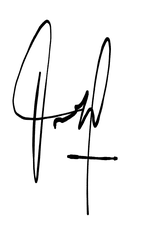
#> input picture DATASET/train/Ainun Putri/ainun putri_2.png, 150 x 250 px, found by its file name; its folder holds only this picture in this run
$ jupyter execute --allow-errors 'Data_engineer_(dataset2).ipynb'
#> lines starting #> are read from the running program, lines starting #| are printed output that depends on the picture; after the words box and inside, x2 and y2 are one past the last pixel; in counts of white or black regions, pixels touching at a corner belong together
# Perkenalan:<br>
**Nama**<br>
Affan Anitya sebagai *Data Scientist 1*,<br>
Aqsal Herdi sebagai *Data Scientist 2*,<br>
Lia Kurniawati sebagai *Data Analyst*,<br>
Yuana Inka sebagai *Data Engineer*<br>
<br>
**Batch:** FTDS HCK-024

**Penulis Notebook:** Yuana Inka

[cell 1]
import os
import cv2
import numpy as np

def preprocess_signature(image_path, size=(256, 256)):
    """Preprocessing gambar tanda tangan sebelum digunakan dalam model"""
#> called with image_path = 'train/Ainun Putri/ainun putri_2.png', size = (256, 256)
    # Convert to grayscale
    image = cv2.imread(image_path, cv2.IMREAD_GRAYSCALE)
#> image is the input picture: shape (250, 150); min 0, max 255, mean 242.8

    # Resize gambar
    image = cv2.resize(image, size, interpolation=cv2.INTER_AREA)
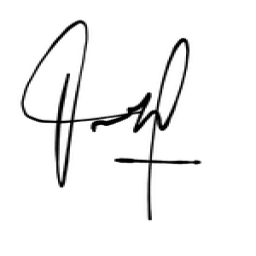
#> image: shape (256, 256); min 0, max 255, mean 242.8

    # Normalisasi dan thresholding
    image = image.astype(np.float32) / 255.0
    image_uint8 = (image * 255).astype(np.uint8)
    _, image = cv2.threshold(image_uint8, 200, 255, cv2.THRESH_BINARY + cv2.THRESH_OTSU)
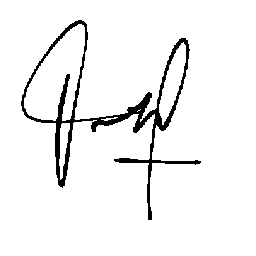
#> image: shape (256, 256); 94.7% white; 1 black region, box (x1, y1, x2, y2) and area: (21, 20, 201, 220) 3490

    # Pastikan latar belakang putih dan tanda tangan hitam
    if np.mean(image) < 127:  # Invert gambar jika perlu
        image = cv2.bitwise_not(image)

    # Ekstrak kontur dan fokus pada tanda tangan
    contours, _ = cv2.findContours(image, cv2.RETR_EXTERNAL, cv2.CHAIN_APPROX_SIMPLE)
#> contours = [[[0, 0], [0, 255], [255, 255], [255, 0]]]
    if contours:
        x, y, w, h = cv2.boundingRect(max(contours, key=cv2.contourArea))
#> x = 0; y = 0; w = 256; h = 256
        image = image[y:y+h, x:x+w]  # Cropping

    # Inversi background (background hitam, tanda tangan putih)
    inverted_image = cv2.bitwise_not(image)

    return (image / 255.0).astype(np.float32), (inverted_image / 255.0).astype(np.float32)

def augment_image(image):
    augmented_images = []

    # PENCERAHAN GAMBAR (Brightness Adjustment)
    def brighten_image(img, alpha=1.5, beta=40):
#> called with alpha = 1.5, beta = 40
        return cv2.convertScaleAbs(img, alpha=alpha, beta=beta)

    brightened = brighten_image(image)
    augmented_images.append(brightened)

    # VARIASI KONTRAS (Kontras lebih tinggi atau rendah)
    contrast_high = brighten_image(image, alpha=2.0, beta=0)
    contrast_low = brighten_image(image, alpha=0.8, beta=0)
    augmented_images.append(contrast_high)
    augmented_images.append(contrast_low)

    # DILATION & EROSION (Tapi lebih ringan dari sebelumnya)
    kernel = np.ones((2,2), np.uint8)
    dilated = cv2.dilate(image, kernel, iterations=1)
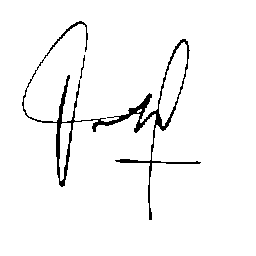
#> dilated: shape (256, 256); 96.4% white; 2 black regions, box (x1, y1, x2, y2) and area: (22, 21, 201, 220) 2303, (80, 55, 85, 79) 32
    eroded = cv2.erode(image, kernel, iterations=1)
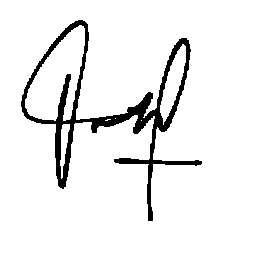
#> eroded: shape (256, 256); 92.9% white; 1 black region, box (x1, y1, x2, y2) and area: (21, 20, 202, 221) 4635
    augmented_images.append(dilated)
    augmented_images.append(eroded)

    # RESIZE VARIATIONS
    resized_small = cv2.resize(image, (128, 128), interpolation=cv2.INTER_AREA)
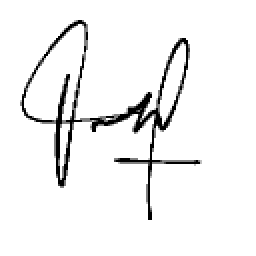
#> resized_small: shape (128, 128) (shown 2 times larger); min 0, max 255, mean 241.4
    resized_large = cv2.resize(image, (512, 512), interpolation=cv2.INTER_LINEAR)
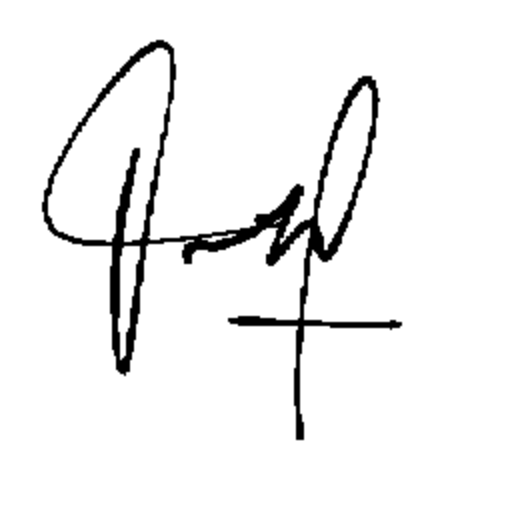
#> resized_large: shape (512, 512); min 0, max 255, mean 241.4
    augmented_images.append(resized_small)
    augmented_images.append(resized_large)

    # GAUSSIAN NOISE (Simulasi blur/gangguan sensor)
    def add_gaussian_noise(img, mean=0, sigma=20):
#> called with mean = 0, sigma = 20
        noise = np.random.normal(mean, sigma, img.shape).astype(np.uint8)
        noisy_image = cv2.add(img, noise)
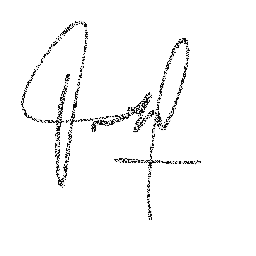
#> noisy_image: shape (256, 256); min 0, max 255, mean 248
        return noisy_image

    gaussian_noisy = add_gaussian_noise(image)
    augmented_images.append(gaussian_noisy)

    # SALT & PEPPER NOISE (Simulasi bercak acak)
    def add_salt_and_pepper(img, salt_prob=0.02, pepper_prob=0.02):
#> called with salt_prob = 0.02, pepper_prob = 0.02
        noisy_img = img.copy()
        total_pixels = img.size
#> total_pixels = 65536
        num_salt = int(total_pixels * salt_prob)
#> num_salt = 1310
        num_pepper = int(total_pixels * pepper_prob)
#> num_pepper = 1310

        # Tambahkan salt (titik putih)
        coords = [np.random.randint(0, i - 1, num_salt) for i in img.shape]
        noisy_img[coords[0], coords[1]] = 255
#> noisy_img: shape (256, 256); 94.8% white; 1 black region, box (x1, y1, x2, y2) and area: (21, 20, 201, 220) 3421

        # Tambahkan pepper (titik hitam)
        coords = [np.random.randint(0, i - 1, num_pepper) for i in img.shape]
        noisy_img[coords[0], coords[1]] = 0
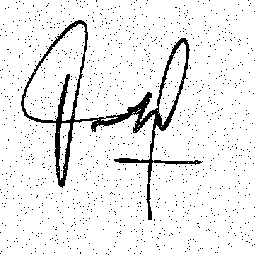
#> noisy_img: shape (256, 256); 92.9% white; 1101 black regions (1100 under 20 px), largest, box (x1, y1, x2, y2) and area: (21, 20, 203, 220) 3479

        return noisy_img

    salt_pepper_noisy = add_salt_and_pepper(image)
    augmented_images.append(salt_pepper_noisy)

    return augmented_images

def preprocess_all_images(input_folder, output_folder):
    """Proses semua gambar di folder input, simpan hasil di folder output"""
    os.makedirs(output_folder, exist_ok=True)

    for folder_name in os.listdir(input_folder):
        folder_path = os.path.join(input_folder, folder_name)

        if os.path.isdir(folder_path):
            first_name = folder_name.split()[0]  # Extract first name
            destination_path = os.path.join(output_folder, folder_name)
            os.makedirs(destination_path, exist_ok=True)

            for idx, file_name in enumerate(os.listdir(folder_path), start=1):
                source_file = os.path.join(folder_path, file_name)
                new_file_name = f"{first_name}_{idx}.jpg"
                destination_file = os.path.join(destination_path, new_file_name)
                destination_file_inverted = os.path.join(destination_path, f"inverted_{new_file_name}")

                if os.path.isfile(source_file):
                    processed_image, inverted_image = preprocess_signature(source_file)
                    if processed_image is not None:
                        cv2.imwrite(destination_file, (processed_image * 255).astype(np.uint8))
                        cv2.imwrite(destination_file_inverted, (inverted_image * 255).astype(np.uint8))

                        # Apply augmentasi dan simpan gambar baru
                        augmented_images = augment_image((processed_image * 255).astype(np.uint8))
#> augmented_images = 9 items
                        for i, aug_img in enumerate(augmented_images):
                            cv2.imwrite(os.path.join(destination_path, f"aug_{i}_{new_file_name}"), aug_img)
#> this loop made 9 passes

                        print(f"Processed and saved {new_file_name} and its augmented versions to {destination_path}")
#| Processed and saved Ainun_1.jpg and its augmented versions to processed_train/Ainun Putri
#> pass 2 of the loop in preprocess_all_images, `for folder_name in os.listdir(input_folder):`:
#> new_file_name = 'Andi_1.jpg'
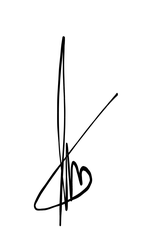
#> input picture DATASET/train/Andi ahmad afiq/Andi Ahmad Afiq_10.png, 150 x 250 px, found by its file name
#> in preprocess_signature, image is the input picture: shape (250, 150); min 0, max 255, mean 245.9
#> in preprocess_signature (call 2), `_, image = cv2.threshold(image_uint8, 200, 255, cv2.THRESH_BINARY + cv..`:
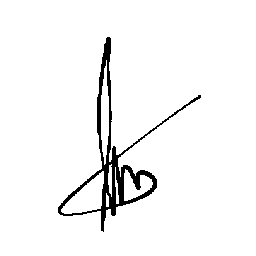
#> image: shape (256, 256); 96% white; 1 black region, box (x1, y1, x2, y2) and area: (58, 37, 201, 232) 2625
#> dilated: shape (256, 256); 97.3% white; 27 black regions (26 under 20 px), largest, box (x1, y1, x2, y2) and area: (59, 38, 157, 231) 1682
#> eroded: shape (256, 256); 94.7% white; 1 black region, box (x1, y1, x2, y2) and area: (58, 37, 202, 233) 3486
#> in add_salt_and_pepper (call 2), `noisy_img[coords[0], coords[1]] = 0`:
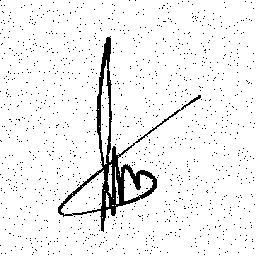
#> noisy_img: shape (256, 256); 94.2% white; 1122 black regions (1121 under 20 px), largest, box (x1, y1, x2, y2) and area: (58, 36, 201, 232) 2612
#> the loop in preprocess_all_images, `for i, aug_img in enumerate(augmented_images):` made 9 passes
#| Processed and saved Andi_1.jpg and its augmented versions to processed_train/Andi ahmad afiq

# Contoh penggunaan
train_directory = "train"
test_directory = "test"
processed_train_directory = "processed_train"
processed_test_directory = "processed_test"
preprocess_all_images(train_directory, processed_train_directory)
#> (the rest of this cell did not finish here and is left out)

print("Semua preprocessing selesai.")
